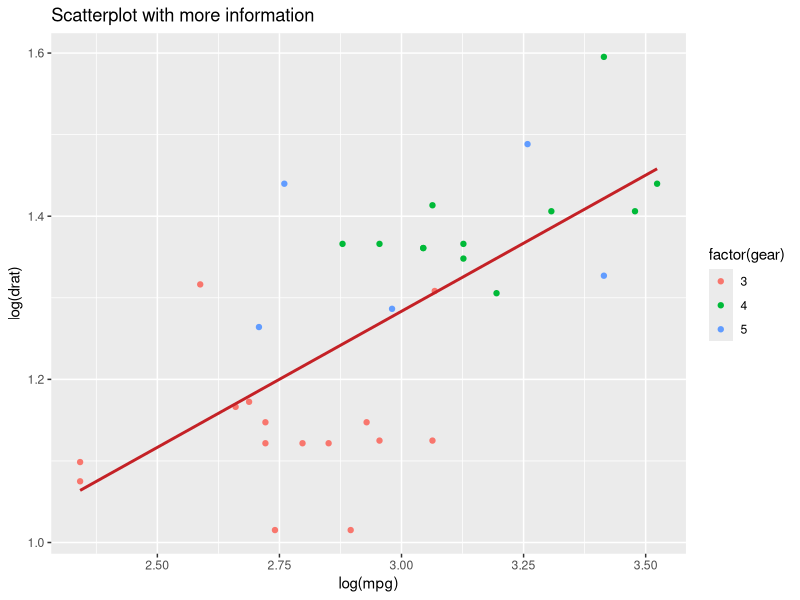

This figure's R source:
library(ggplot2)


new_graph <- ggplot(mtcars, aes(x = log(mpg), y = log(drat))) +
  geom_point(aes(color = factor(gear))) +
  stat_smooth(method = "lm", col = "#C42126", se = FALSE, size = 1) +
  labs(
    title = "Scatterplot with more information"
  )


print(new_graph)
